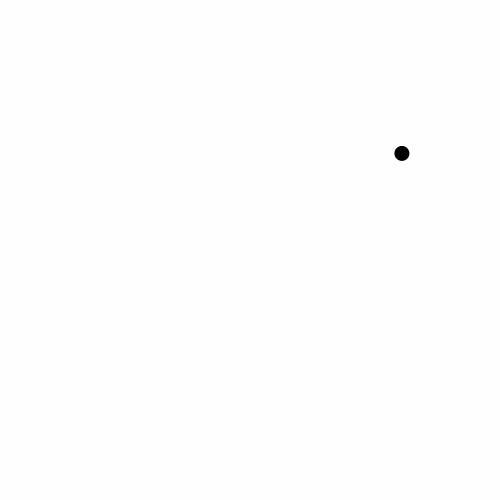
Frame 1 (no input)
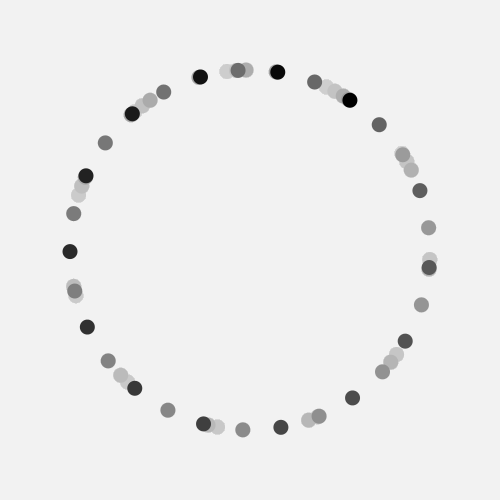
Frame 60 (the mouse pressed at the canvas centre just before this capture)
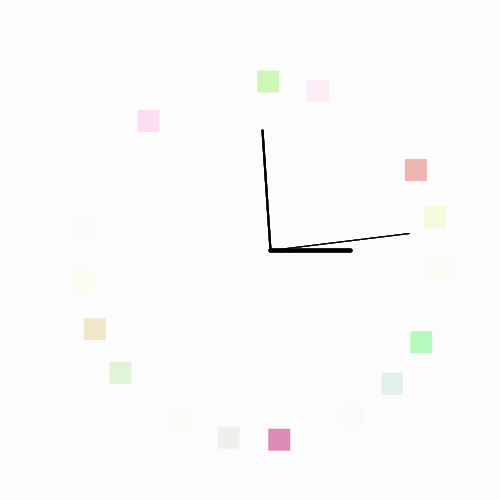
Frame 120 (the mouse held since frame 60 and released just before this capture)

The Processing sketch that drew these frames (run headless with seeded random() and noise(); from frame 60 on, the mouse is pressed at the canvas centre):

// Processing sketch: processing_124092
// ── processing_124092.pde

// Ellipsen sind Sekundenbhänig dargestellt, während die Quadrate Minutenabhängig sind
// MousePressed Interaktion
float xcenter;   
float ycenter;   
float rad = 180;   
float angle; 
void setup () {
size(500, 500);
smooth ();
noStroke ();
background (255);
xcenter = width / 2;
ycenter = height / 2;
}
void draw () {
if(mousePressed)  {
  noStroke();
fill (255, 40);
rect (0, 0, width, height);
int sec= minute();
angle += sec;
float flipx = ((float) 499 / width) * rad;
float flipy = ((float) 499 / height) * rad;
float x = xcenter + cos (angle) * flipx;
float y = ycenter + sin (angle) * flipy;
fill( random(255), random(255), random(255), random(255));
rect (x, y, 22,22);
fill(255);
noStroke();
translate(width/ 2, height/2);
float s = map(second(), 0, 60, 0, TWO_PI) - HALF_PI;
float m = map(minute(), 0, 60, 0, TWO_PI) - HALF_PI;
float h = map(hour() % 12, 0, 12, 0, TWO_PI) - HALF_PI;
stroke(0);
strokeWeight(1);
line(20, 0, cos(s) * 160, sin(s) * 160);
strokeWeight(2);
line(20, 0, cos(m) * 120, sin(m) * 120);
strokeWeight(4);
line(20, 0, cos(h) * 100, sin(h) * 100);
}
else{
   fill (233, 10);
  rect (0, 0, width, height);
  angle += second();
  float s = xcenter + cos (angle) * rad;
  float d = ycenter + sin (angle) * rad;
  fill (0);
  ellipse (s, d, 15, 15);
}
}
